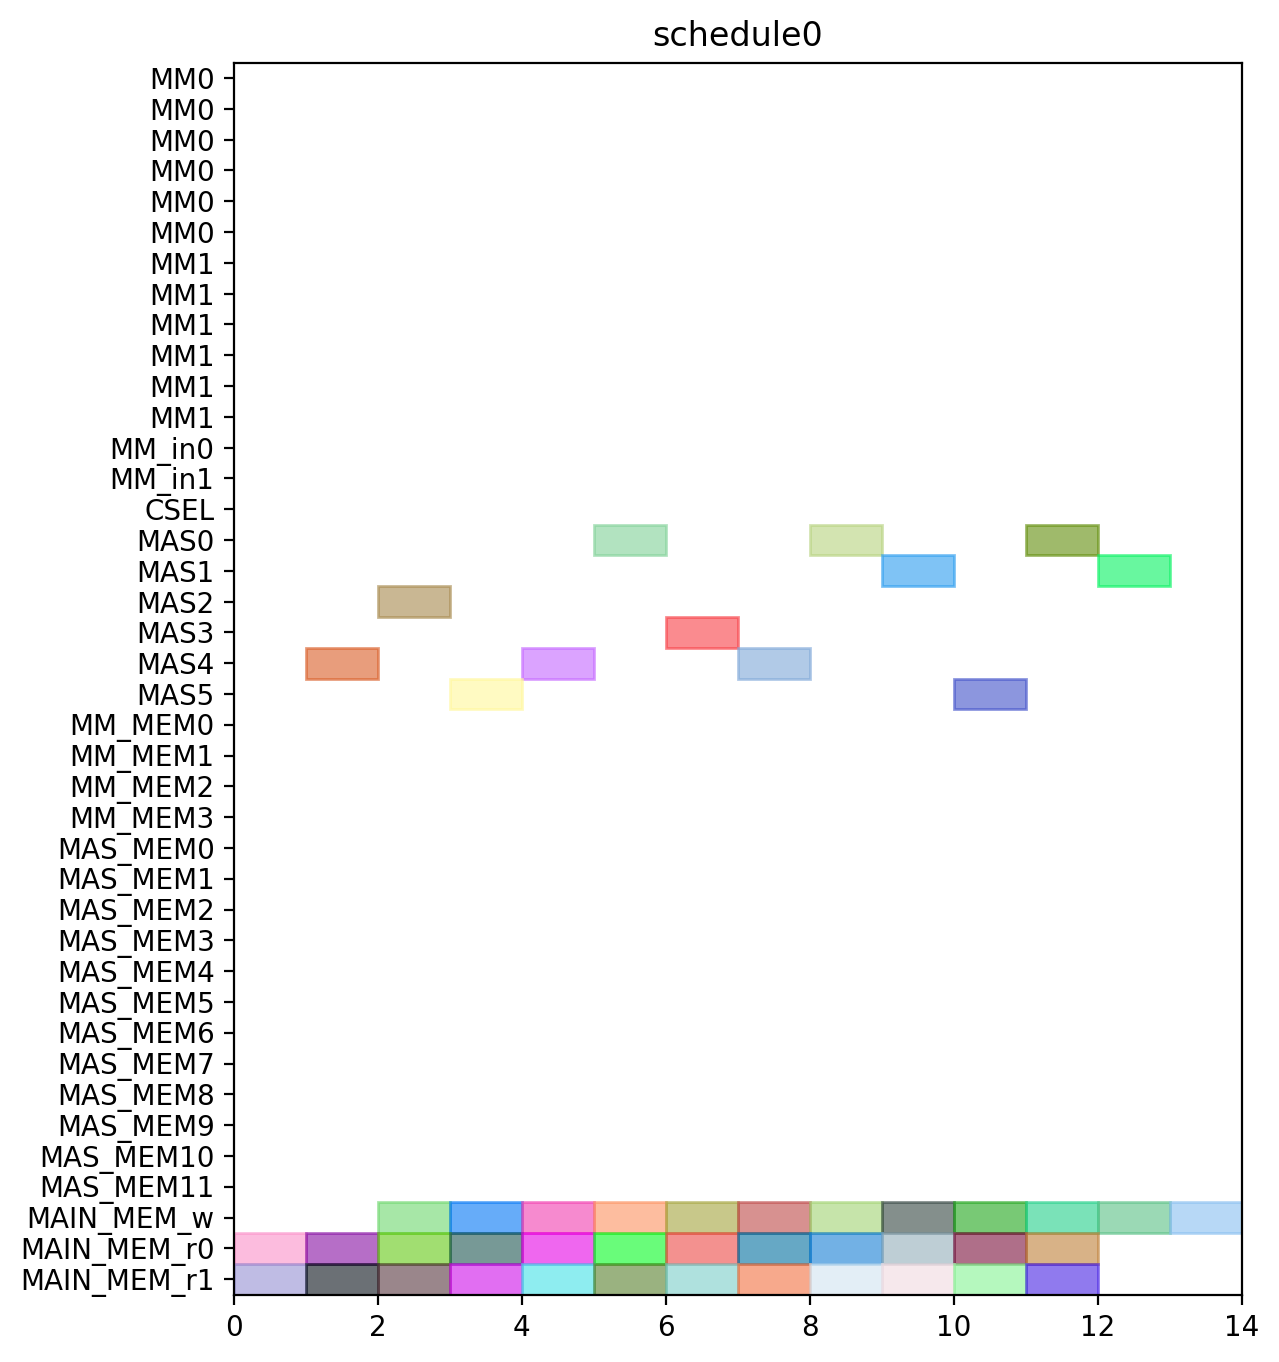

Here is the Python script that generated this plot:
from pyschedule import Scenario, solvers, plotters, alt


def solve():
	horizon = 120
	S = Scenario("schedule0", horizon=horizon)

	# resource
	MM = S.Resources('MM', num=2, size=6)
	MM_in = S.Resources('MM_in', num=2)
	CSEL = S.Resource('CSEL')
	MAS = S.Resources('MAS', num=6, size=1, periods=range(1, horizon))
	MM_MEM = S.Resources('MM_MEM', num=4)
	MAS_MEM = S.Resources('MAS_MEM', num=12)
	MAIN_MEM_w = S.Resource('MAIN_MEM_w', size=1)
	MAIN_MEM_r = S.Resources('MAIN_MEM_r', num=2)

	# result of previous scheduling

	# new tasks
	c000 = S.Task('c000', length=1, delay_cost=1)
	c000 += alt(MAS)
	S += 0<c000

	c000_w = S.Task('c000_w', length=1, delay_cost=1)
	c000_w += alt(MAIN_MEM_w)
	S += c000 <= c000_w

	c000_mem0 = S.Task('c000_mem0', length=1, delay_cost=1)
	c000_mem0 += MAIN_MEM_r[0]
	S += c000_mem0 <= c000

	c000_mem1 = S.Task('c000_mem1', length=1, delay_cost=1)
	c000_mem1 += MAIN_MEM_r[1]
	S += c000_mem1 <= c000

	c001 = S.Task('c001', length=1, delay_cost=1)
	c001 += alt(MAS)
	S += 0<c001

	c001_w = S.Task('c001_w', length=1, delay_cost=1)
	c001_w += alt(MAIN_MEM_w)
	S += c001 <= c001_w

	c001_mem0 = S.Task('c001_mem0', length=1, delay_cost=1)
	c001_mem0 += MAIN_MEM_r[0]
	S += c001_mem0 <= c001

	c001_mem1 = S.Task('c001_mem1', length=1, delay_cost=1)
	c001_mem1 += MAIN_MEM_r[1]
	S += c001_mem1 <= c001

	c010 = S.Task('c010', length=1, delay_cost=1)
	c010 += alt(MAS)
	S += 0<c010

	c010_w = S.Task('c010_w', length=1, delay_cost=1)
	c010_w += alt(MAIN_MEM_w)
	S += c010 <= c010_w

	c010_mem0 = S.Task('c010_mem0', length=1, delay_cost=1)
	c010_mem0 += MAIN_MEM_r[0]
	S += c010_mem0 <= c010

	c010_mem1 = S.Task('c010_mem1', length=1, delay_cost=1)
	c010_mem1 += MAIN_MEM_r[1]
	S += c010_mem1 <= c010

	c011 = S.Task('c011', length=1, delay_cost=1)
	c011 += alt(MAS)
	S += 0<c011

	c011_w = S.Task('c011_w', length=1, delay_cost=1)
	c011_w += alt(MAIN_MEM_w)
	S += c011 <= c011_w

	c011_mem0 = S.Task('c011_mem0', length=1, delay_cost=1)
	c011_mem0 += MAIN_MEM_r[0]
	S += c011_mem0 <= c011

	c011_mem1 = S.Task('c011_mem1', length=1, delay_cost=1)
	c011_mem1 += MAIN_MEM_r[1]
	S += c011_mem1 <= c011

	c100 = S.Task('c100', length=1, delay_cost=1)
	c100 += alt(MAS)
	S += 0<c100

	c100_w = S.Task('c100_w', length=1, delay_cost=1)
	c100_w += alt(MAIN_MEM_w)
	S += c100 <= c100_w

	c100_mem0 = S.Task('c100_mem0', length=1, delay_cost=1)
	c100_mem0 += MAIN_MEM_r[0]
	S += c100_mem0 <= c100

	c100_mem1 = S.Task('c100_mem1', length=1, delay_cost=1)
	c100_mem1 += MAIN_MEM_r[1]
	S += c100_mem1 <= c100

	c101 = S.Task('c101', length=1, delay_cost=1)
	c101 += alt(MAS)
	S += 0<c101

	c101_w = S.Task('c101_w', length=1, delay_cost=1)
	c101_w += alt(MAIN_MEM_w)
	S += c101 <= c101_w

	c101_mem0 = S.Task('c101_mem0', length=1, delay_cost=1)
	c101_mem0 += MAIN_MEM_r[0]
	S += c101_mem0 <= c101

	c101_mem1 = S.Task('c101_mem1', length=1, delay_cost=1)
	c101_mem1 += MAIN_MEM_r[1]
	S += c101_mem1 <= c101

	c110 = S.Task('c110', length=1, delay_cost=1)
	c110 += alt(MAS)
	S += 0<c110

	c110_w = S.Task('c110_w', length=1, delay_cost=1)
	c110_w += alt(MAIN_MEM_w)
	S += c110 <= c110_w

	c110_mem0 = S.Task('c110_mem0', length=1, delay_cost=1)
	c110_mem0 += MAIN_MEM_r[0]
	S += c110_mem0 <= c110

	c110_mem1 = S.Task('c110_mem1', length=1, delay_cost=1)
	c110_mem1 += MAIN_MEM_r[1]
	S += c110_mem1 <= c110

	c111 = S.Task('c111', length=1, delay_cost=1)
	c111 += alt(MAS)
	S += 0<c111

	c111_w = S.Task('c111_w', length=1, delay_cost=1)
	c111_w += alt(MAIN_MEM_w)
	S += c111 <= c111_w

	c111_mem0 = S.Task('c111_mem0', length=1, delay_cost=1)
	c111_mem0 += MAIN_MEM_r[0]
	S += c111_mem0 <= c111

	c111_mem1 = S.Task('c111_mem1', length=1, delay_cost=1)
	c111_mem1 += MAIN_MEM_r[1]
	S += c111_mem1 <= c111

	c200 = S.Task('c200', length=1, delay_cost=1)
	c200 += alt(MAS)
	S += 0<c200

	c200_w = S.Task('c200_w', length=1, delay_cost=1)
	c200_w += alt(MAIN_MEM_w)
	S += c200 <= c200_w

	c200_mem0 = S.Task('c200_mem0', length=1, delay_cost=1)
	c200_mem0 += MAIN_MEM_r[0]
	S += c200_mem0 <= c200

	c200_mem1 = S.Task('c200_mem1', length=1, delay_cost=1)
	c200_mem1 += MAIN_MEM_r[1]
	S += c200_mem1 <= c200

	c201 = S.Task('c201', length=1, delay_cost=1)
	c201 += alt(MAS)
	S += 0<c201

	c201_w = S.Task('c201_w', length=1, delay_cost=1)
	c201_w += alt(MAIN_MEM_w)
	S += c201 <= c201_w

	c201_mem0 = S.Task('c201_mem0', length=1, delay_cost=1)
	c201_mem0 += MAIN_MEM_r[0]
	S += c201_mem0 <= c201

	c201_mem1 = S.Task('c201_mem1', length=1, delay_cost=1)
	c201_mem1 += MAIN_MEM_r[1]
	S += c201_mem1 <= c201

	c210 = S.Task('c210', length=1, delay_cost=1)
	c210 += alt(MAS)
	S += 0<c210

	c210_w = S.Task('c210_w', length=1, delay_cost=1)
	c210_w += alt(MAIN_MEM_w)
	S += c210 <= c210_w

	c210_mem0 = S.Task('c210_mem0', length=1, delay_cost=1)
	c210_mem0 += MAIN_MEM_r[0]
	S += c210_mem0 <= c210

	c210_mem1 = S.Task('c210_mem1', length=1, delay_cost=1)
	c210_mem1 += MAIN_MEM_r[1]
	S += c210_mem1 <= c210

	c211 = S.Task('c211', length=1, delay_cost=1)
	c211 += alt(MAS)
	S += 0<c211

	c211_w = S.Task('c211_w', length=1, delay_cost=1)
	c211_w += alt(MAIN_MEM_w)
	S += c211 <= c211_w

	c211_mem0 = S.Task('c211_mem0', length=1, delay_cost=1)
	c211_mem0 += MAIN_MEM_r[0]
	S += c211_mem0 <= c211

	c211_mem1 = S.Task('c211_mem1', length=1, delay_cost=1)
	c211_mem1 += MAIN_MEM_r[1]
	S += c211_mem1 <= c211

	solvers.mip.solve(S,msg=1,kind='CPLEX',ratio_gap=1.01)

	solution = [['hoge']*len(S.solution()[1]) for i in range(len(S.solution()))]
	for i in range(len(S.solution())):
		for j in range(len(S.solution()[i])):
			solution[i][j]=str(S.solution()[i][j])
	print(solution)

	cycles = int(solution[-1][3])

	pic_file_name = "/home/mfukuda/ABE/multiRAM_multiMAS_16mux/scheduling_result/stage6MM2_stage1MAS6/CONJ/schedule0.png"
	if(S.solution() != []):
		plotters.matplotlib.plot(S,img_filename=pic_file_name, show_task_labels=False, fig_size=(cycles*0.25+3, 8))

	return solution
